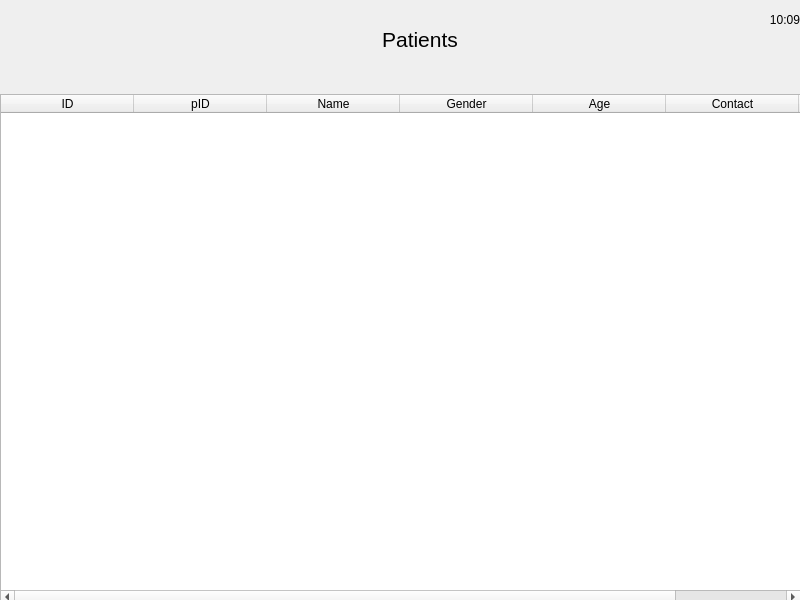
<?xml version="1.0" encoding="UTF-8"?>
<ui version="4.0">
 <class>ViewPatientDialog</class>
 <widget class="QDialog" name="ViewPatientDialog">
  <property name="geometry">
   <rect>
    <x>0</x>
    <y>0</y>
    <width>800</width>
    <height>600</height>
   </rect>
  </property>
  <property name="windowTitle">
   <string>Dialog</string>
  </property>
  <property name="styleSheet">
   <string notr="true">background-image: url(:/images/5.png);</string>
  </property>
  <widget class="QPushButton" name="btn_view">
   <property name="geometry">
    <rect>
     <x>690</x>
     <y>229</y>
     <width>85</width>
     <height>85</height>
    </rect>
   </property>
   <property name="styleSheet">
    <string notr="true">background-image:url(empty.png);
border-image: url(:/images/view-icon.png);</string>
   </property>
   <property name="text">
    <string/>
   </property>
   <property name="flat">
    <bool>true</bool>
   </property>
  </widget>
  <widget class="QPushButton" name="btn_delete">
   <property name="geometry">
    <rect>
     <x>690</x>
     <y>321</y>
     <width>85</width>
     <height>85</height>
    </rect>
   </property>
   <property name="styleSheet">
    <string notr="true">background-image:url(empty.png);
border-image: url(:/images/delete-icon.png);</string>
   </property>
   <property name="text">
    <string/>
   </property>
   <property name="flat">
    <bool>true</bool>
   </property>
  </widget>
  <widget class="QTableWidget" name="table_patient">
   <property name="geometry">
    <rect>
     <x>0</x>
     <y>94</y>
     <width>801</width>
     <height>511</height>
    </rect>
   </property>
   <property name="styleSheet">
    <string notr="true">background-image:url(empty.png);</string>
   </property>
   <property name="editTriggers">
    <set>QAbstractItemView::NoEditTriggers</set>
   </property>
   <property name="columnCount">
    <number>7</number>
   </property>
   <attribute name="horizontalHeaderDefaultSectionSize">
    <number>133</number>
   </attribute>
   <column>
    <property name="text">
     <string>ID</string>
    </property>
   </column>
   <column>
    <property name="text">
     <string>pID</string>
    </property>
   </column>
   <column>
    <property name="text">
     <string>Name</string>
    </property>
   </column>
   <column>
    <property name="text">
     <string>Gender</string>
    </property>
   </column>
   <column>
    <property name="text">
     <string>Age</string>
    </property>
   </column>
   <column>
    <property name="text">
     <string>Contact</string>
    </property>
   </column>
   <column/>
  </widget>
  <widget class="QPushButton" name="btn_edit">
   <property name="geometry">
    <rect>
     <x>690</x>
     <y>414</y>
     <width>85</width>
     <height>85</height>
    </rect>
   </property>
   <property name="styleSheet">
    <string notr="true">background-image:url(empty.png);
border-image: url(:/images/edit-icon.png);</string>
   </property>
   <property name="text">
    <string/>
   </property>
   <property name="flat">
    <bool>true</bool>
   </property>
  </widget>
  <widget class="QLabel" name="label">
   <property name="geometry">
    <rect>
     <x>340</x>
     <y>4</y>
     <width>160</width>
     <height>70</height>
    </rect>
   </property>
   <property name="font">
    <font>
     <pointsize>16</pointsize>
    </font>
   </property>
   <property name="styleSheet">
    <string notr="true">background-image:url(empty.png);</string>
   </property>
   <property name="text">
    <string>Patients</string>
   </property>
   <property name="alignment">
    <set>Qt::AlignCenter</set>
   </property>
  </widget>
  <widget class="QPushButton" name="btn_close">
   <property name="geometry">
    <rect>
     <x>0</x>
     <y>4</y>
     <width>70</width>
     <height>60</height>
    </rect>
   </property>
   <property name="styleSheet">
    <string notr="true">background-image:url(empty.png);
border-image: url(:/images/icons/ic_arrow_back_white_48dp.png);</string>
   </property>
   <property name="text">
    <string/>
   </property>
   <property name="flat">
    <bool>true</bool>
   </property>
  </widget>
  <widget class="QPushButton" name="btn_add">
   <property name="geometry">
    <rect>
     <x>690</x>
     <y>510</y>
     <width>85</width>
     <height>85</height>
    </rect>
   </property>
   <property name="styleSheet">
    <string notr="true">background-image:url(empty.png);
border-image: url(:/images/add-icon.png);</string>
   </property>
   <property name="text">
    <string/>
   </property>
   <property name="flat">
    <bool>true</bool>
   </property>
  </widget>
  <widget class="QLabel" name="lbl_time">
   <property name="geometry">
    <rect>
     <x>680</x>
     <y>0</y>
     <width>120</width>
     <height>40</height>
    </rect>
   </property>
   <property name="font">
    <font>
     <pointsize>9</pointsize>
    </font>
   </property>
   <property name="styleSheet">
    <string notr="true">background-image:url(empty.png);border-image:url(empty.png);</string>
   </property>
   <property name="text">
    <string>10:09</string>
   </property>
   <property name="alignment">
    <set>Qt::AlignRight|Qt::AlignTrailing|Qt::AlignVCenter</set>
   </property>
  </widget>
  <widget class="QLabel" name="snackbar">
   <property name="geometry">
    <rect>
     <x>-1</x>
     <y>563</y>
     <width>810</width>
     <height>40</height>
    </rect>
   </property>
   <property name="styleSheet">
    <string notr="true">border-image: url(:/images/alert-red.png);
background-image:url(empty.png);color:rgb(255,255,255);</string>
   </property>
   <property name="text">
    <string/>
   </property>
   <property name="indent">
    <number>5</number>
   </property>
  </widget>
  <zorder>table_patient</zorder>
  <zorder>btn_edit</zorder>
  <zorder>label</zorder>
  <zorder>btn_close</zorder>
  <zorder>btn_add</zorder>
  <zorder>btn_delete</zorder>
  <zorder>btn_view</zorder>
  <zorder>lbl_time</zorder>
  <zorder>snackbar</zorder>
 </widget>
 <resources/>
 <connections/>
</ui>
